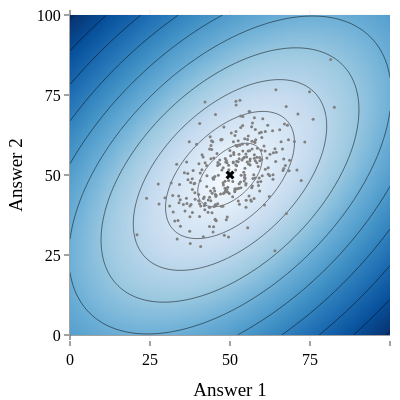

This figure's notebook cell:
### Code cell
save_paper_figure(fig, 'mahalanobis_distance_visualization_computer_modern', height=400, width=400, font_size=16, font_family='Computer Modern', margin_t=10)

### Figure 1 — Plotly figure (JSON) as saved in the notebook; plotly's stock layout.template omitted (floating-point values rounded to 4 significant figures; data arrays with more than 128 entries replaced by an {"elided": "..."} marker saying what was removed)
{"data": [{"autocontour": true, "colorscale": [[0, "rgb(247,251,255)"], [0.125, "rgb(222,235,247)"], [0.25, "rgb(198,219,239)"], [0.375, "rgb(158,202,225)"], [0.5, "rgb(107,174,214)"], [0.625, "rgb(66,146,198)"], [0.75, "rgb(33,113,181)"], [0.875, "rgb(8,81,156)"], [1, "rgb(8,48,107)"]], "contours": {"coloring": "heatmap", "end": 10, "size": 1, "start": 1}, "showscale": false, "type": "contour", "x": [0, 1, 2, 3, 4, 5, 6, 7, 8, 9, 10, 11, 12, 13, 14, 15, 16, 17, 18, 19, 20, 21, 22, 23, 24, 25, 26, 27, 28, 29, 30, 31, 32, 33, 34, 35, 36, 37, 38, 39, 40, 41, 42, 43, 44, 45, 46, 47, 48, 49, 50, 51, 52, 53, 54, 55, 56, 57, 58, 59, 60, 61, 62, 63, 64, 65, 66, 67, 68, 69, 70, 71, 72, 73, 74, 75, 76, 77, 78, 79, 80, 81, 82, 83, 84, 85, 86, 87, 88, 89, 90, 91, 92, 93, 94, 95, 96, 97, 98, 99, 100], "y": [0, 1, 2, 3, 4, 5, 6, 7, 8, 9, 10, 11, 12, 13, 14, 15, 16, 17, 18, 19, 20, 21, 22, 23, 24, 25, 26, 27, 28, 29, 30, 31, 32, 33, 34, 35, 36, 37, 38, 39, 40, 41, 42, 43, 44, 45, 46, 47, 48, 49, 50, 51, 52, 53, 54, 55, 56, 57, 58, 59, 60, 61, 62, 63, 64, 65, 66, 67, 68, 69, 70, 71, 72, 73, 74, 75, 76, 77, 78, 79, 80, 81, 82, 83, 84, 85, 86, 87, 88, 89, 90, 91, 92, 93, 94, 95, 96, 97, 98, 99, 100], "z": {"elided": "101x101 float values"}}, {"hovertemplate": "x=%{x}<br>y=%{y}<extra></extra>", "legendgroup": "", "marker": {"color": "grey", "size": 3, "symbol": "circle"}, "mode": "markers", "name": "", "orientation": "v", "showlegend": false, "type": "scatter", "x": {"elided": "300 float values"}, "xaxis": "x", "y": {"elided": "300 float values"}, "yaxis": "y"}, {"marker": {"color": "black", "opacity": 1, "size": 8, "symbol": "x"}, "mode": "markers", "name": "Origin Point", "showlegend": false, "type": "scatter", "x": [50], "y": [50]}], "layout": {"autosize": false, "font": {"color": "black", "family": "Computer Modern", "size": 16}, "height": 400, "legend": {"title": {"text": "Distance"}}, "margin": {"b": 60, "l": 70, "r": 10, "t": 10}, "plot_bgcolor": "white", "title": {}, "width": 400, "xaxis": {"autorange": true, "domain": [0, 1], "range": [0, 100], "scaleanchor": "y", "scaleratio": 1, "tickvals": [0, 25, 50, 75, 100], "title": {"text": "Answer 1"}, "type": "linear"}, "yaxis": {"autorange": true, "domain": [0, 1], "range": [-1.562, 101.6], "scaleanchor": "x", "scaleratio": 1, "tickvals": [0, 25, 50, 75, 100], "title": {"text": "Answer 2"}, "type": "linear"}}}
